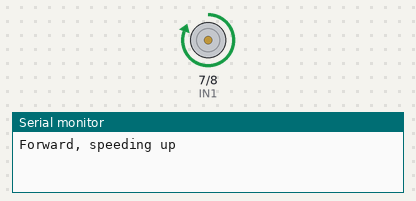
A sketch run on a simulated Arduino Uno, built with avr-gcc and run on an emulated ATmega328P. On the bench: motor-driver pin pairs drawn as motors (green arrow = first pin HIGH = forward, orange = second pin HIGH = backward, longer = more drive, scaled by the enable pin), the last lines printed to the serial monitor.

Above: at 1.7 s.
At 4.2 s:
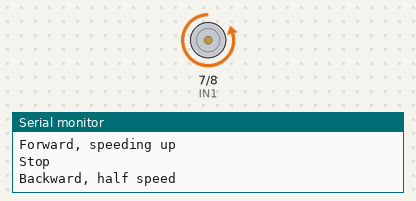
At 6.2 s:
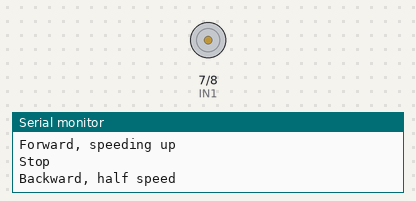
Timing chart, 0 to 9.5 s (numbered marks = the images above):
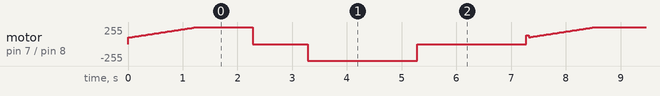

The sketch:

l298n_sketch.ino
```cpp
// ElectroDai - L298N: DC motor speed and direction
// ENA -> D5 (PWM), IN1 -> D7, IN2 -> D8

const int ENA = 5;
const int IN1 = 7;
const int IN2 = 8;

void forward(int speed) {
  digitalWrite(IN1, HIGH);
  digitalWrite(IN2, LOW);
  analogWrite(ENA, speed);     // 0 to 255
}

void backward(int speed) {
  digitalWrite(IN1, LOW);
  digitalWrite(IN2, HIGH);
  analogWrite(ENA, speed);
}

void stopMotor() {
  analogWrite(ENA, 0);
  digitalWrite(IN1, LOW);
  digitalWrite(IN2, LOW);
}

void setup() {
  pinMode(ENA, OUTPUT);
  pinMode(IN1, OUTPUT);
  pinMode(IN2, OUTPUT);
  Serial.begin(9600);
  stopMotor();
}

void loop() {
  Serial.println("Forward, speeding up");
  for (int s = 100; s <= 255; s += 5) {   // many small motors need ~100 to start
    forward(s);
    delay(40);
  }
  delay(1000);

  Serial.println("Stop");
  stopMotor();
  delay(1000);                // pause before reversing protects the driver and gears

  Serial.println("Backward, half speed");
  backward(128);
  delay(2000);

  stopMotor();
  delay(2000);
}
```
